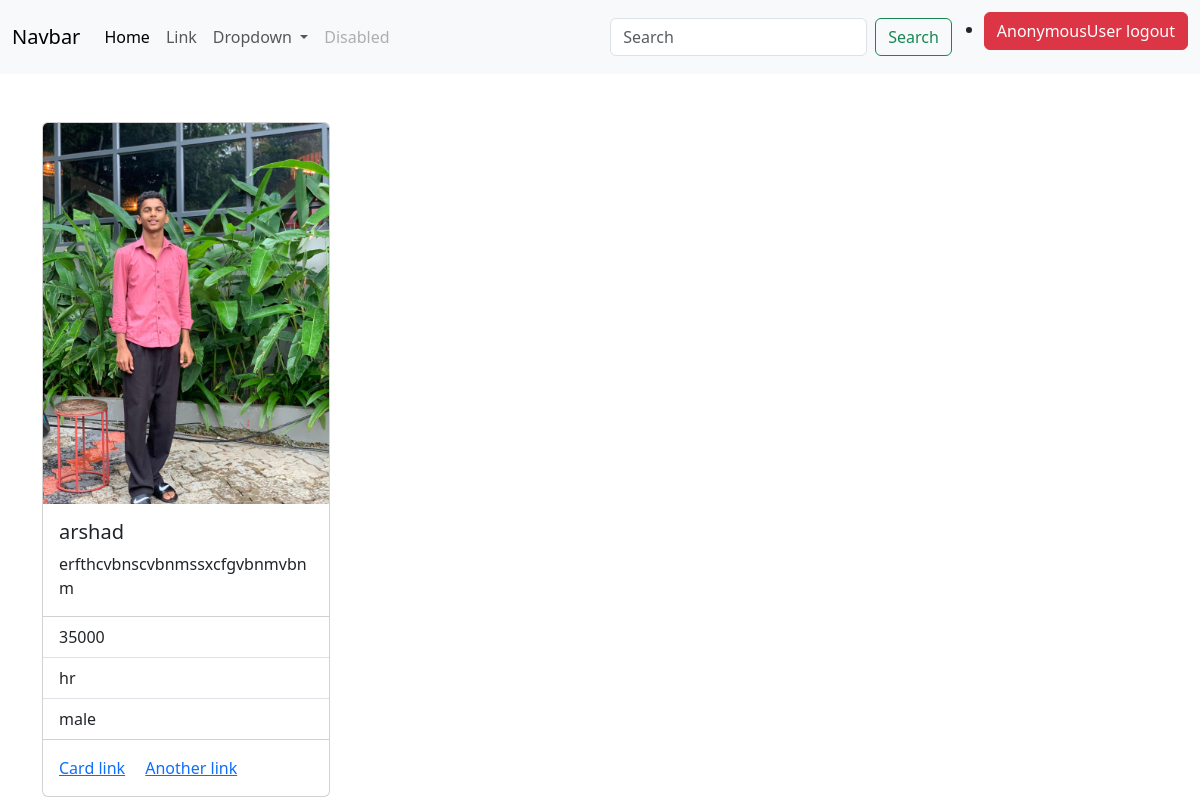
Screenshot of /employee/5/ with the database file from the repository.
### crm/models.py (models this page shows, shortened)
class Employee(models.Model):
    name=models.CharField(max_length=200)
    email=models.EmailField(unique=True)
    address=models.TextField()
    department=models.CharField(max_length=200)
    salary=models.PositiveIntegerField()
    date_of_join=models.DateField()
    gender_options=(
        ("male","male"),
        ("female","female")
    )
    gender=models.CharField(max_length=200,choices=gender_options,default="male")
    picture=models.ImageField(upload_to="employee_image",null=True,blank=True)

### crm/views.py (the view)
# urls.py: path("employee/<int:pk>/",views.EmployeeDetailView.as_view(),name="employee-detail"),
class EmployeeDetailView(View):
    template_name="employee_detail.html"
    def get(self,request,*args,**kwargs):
        id=kwargs.get("pk")
        qs=Employee.objects.get(id=id)
        return render(request,self.template_name,{"data":qs})

### crm/templates/employee_detail.html
{%extends 'base.html'%}
{%block main_block%}
<div class="container">
  <div class="card mt-5" style="width: 18rem;">
    {%if data.picture%}
    <img src="{{data.picture.url}}" class="card-img-top" alt="...">
    {%endif%}
    <div class="card-body">
      <h5 class="card-title">{{data.name}}</h5>
      <p class="card-text">{{data.address}}</p>
    </div>
    <ul class="list-group list-group-flush">
      <li class="list-group-item">{{data.salary}}</li>
      <li class="list-group-item">{{data.department}}</li>
      <li class="list-group-item">{{data.gender}}</li>
    </ul>
    <div class="card-body">
      <a href="#" class="card-link">Card link</a>
      <a href="#" class="card-link">Another link</a>
    </div>
  </div>
</div>
{%endblock%}

### rows the page displays
Employee: picture (picture), name "arshad", address "erfthcvbnscvbnmssxcfgvbnmvbnm", salary "35000", department "hr", gender "male"

### other values shown
{{ request.user }} "AnonymousUser"
